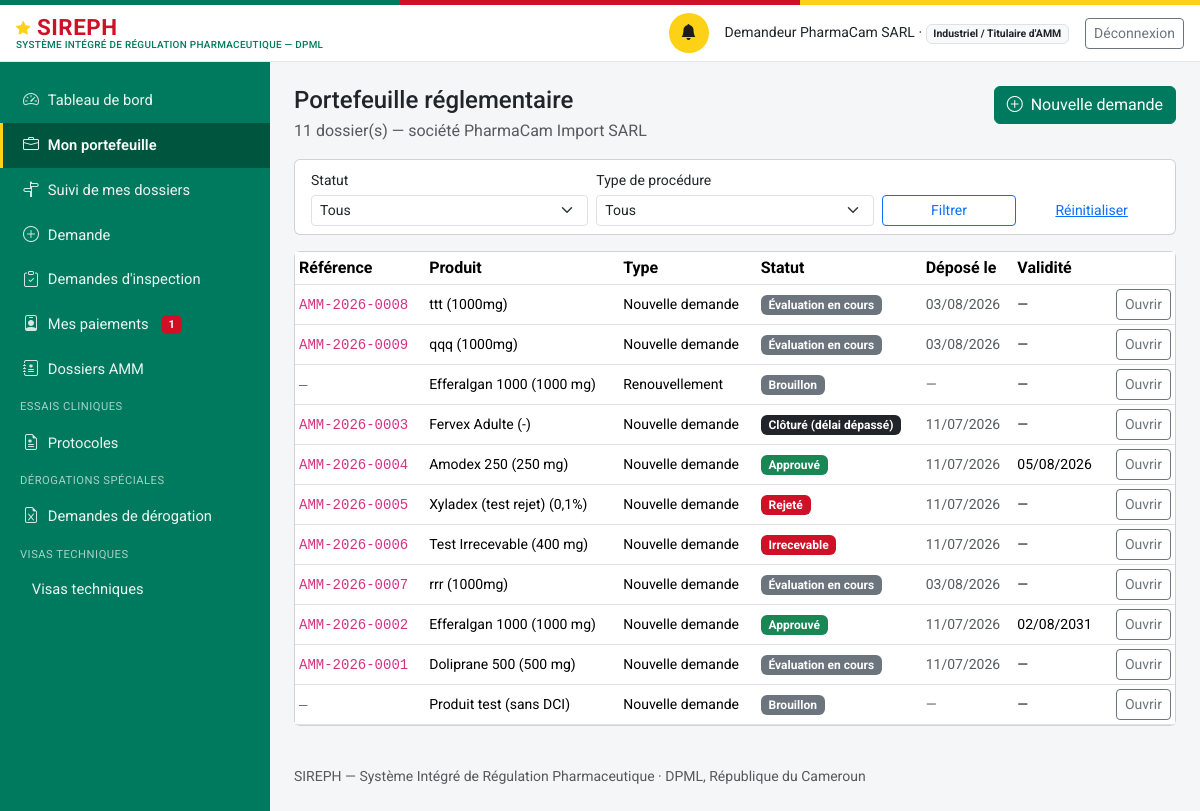
The app's page /industriel/portefeuille (signed in), older data.
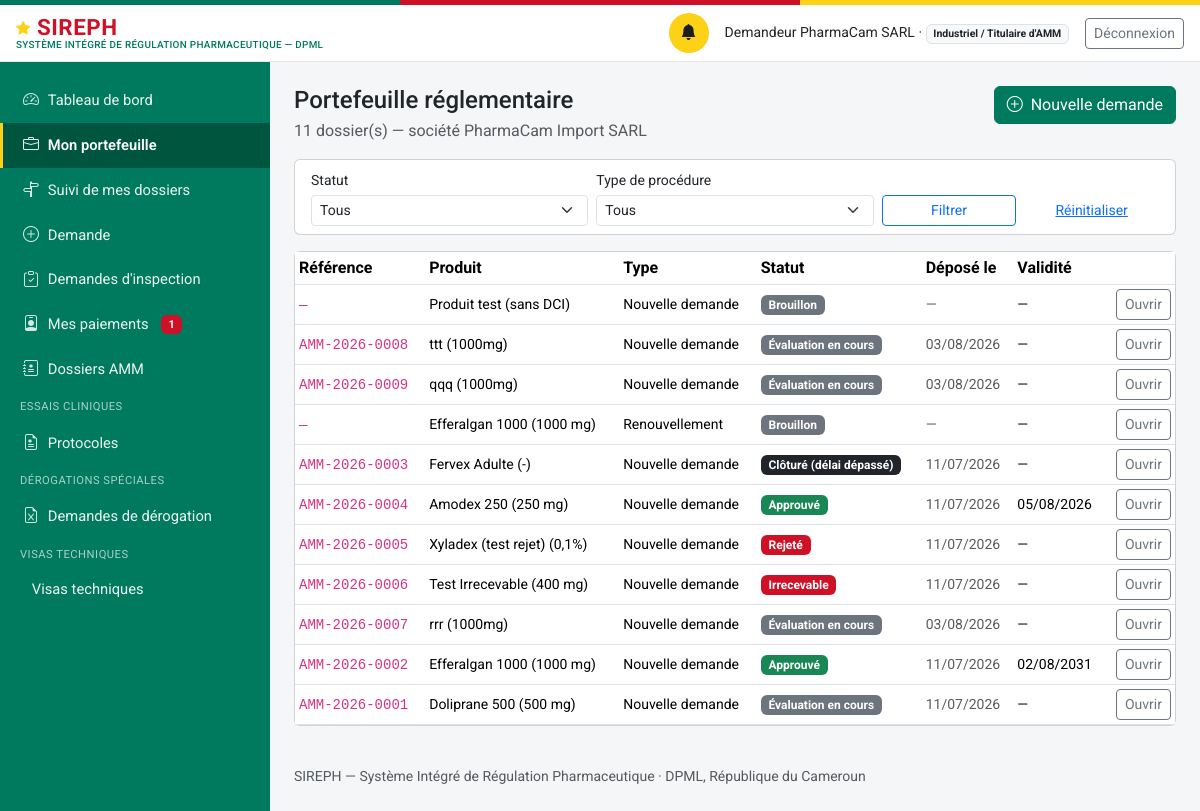
The same page, newer data.
### models.py (models this page shows, shortened)
class DossierAMM(db.Model):
    id = db.Column(db.Integer, primary_key=True)
    numero = db.Column(db.String(30), unique=True, nullable=True)  # AMM-{annee}-{seq4}, attribué au dépôt
    produit_id = db.Column(db.Integer, db.ForeignKey("produit.id"), nullable=False)
    type_procedure = db.Column(db.String(20), nullable=False, default="nouvelle_demande")
    demandeur_id = db.Column(db.Integer, db.ForeignKey("personne.id"), nullable=False)
    statut = db.Column(db.String(30), nullable=False, default="brouillon")
    date_depot = db.Column(db.DateTime, nullable=True)
    date_decision = db.Column(db.DateTime, nullable=True)
    module_ctd_1_json = db.Column(db.Text, default="{}")
    module_ctd_2_json = db.Column(db.Text, default="{}")
    module_ctd_3_json = db.Column(db.Text, default="{}")
    module_ctd_4_json = db.Column(db.Text, default="{}")
    module_ctd_5_json = db.Column(db.Text, default="{}")
    motif_decision = db.Column(db.Text, nullable=True)
    date_validite_amm = db.Column(db.Date, nullable=True)
    date_limite_reponse_complement = db.Column(db.DateTime, nullable=True)
    date_limite_retrait_document = db.Column(db.Date, nullable=True)  # décision favorable uniquement
    checklist_recevabilite = db.Column(db.JSON, default=dict)
    numero_suivi = db.Column(db.String(40), unique=True)
    clock_debut = db.Column(db.DateTime)
    clock_suspendu_depuis = db.Column(db.DateTime)
    clock_total_suspendu_jours = db.Column(db.Integer, default=0)
    representant_local_nom = db.Column(db.String(200), nullable=True)
    representant_local_contact = db.Column(db.String(200), nullable=True)
    date_creation = db.Column(db.DateTime, default=datetime.utcnow)
    date_maj = db.Column(db.DateTime, default=datetime.utcnow, onupdate=datetime.utcnow)
    demandeur = db.relationship("Personne", foreign_keys=[demandeur_id])
    avis = db.relationship("AvisEvaluationMA", backref="dossier", lazy="dynamic",
                            order_by="AvisEvaluationMA.date_creation",
                            cascade="all, delete-orphan")
    module_ctd_1 = property(lambda self: self._ctd_get(1), lambda self, v: self._ctd_set(1, v))
    module_ctd_2 = property(lambda self: self._ctd_get(2), lambda self, v: self._ctd_set(2, v))
    module_ctd_3 = property(lambda self: self._ctd_get(3), lambda self, v: self._ctd_set(3, v))
    module_ctd_4 = property(lambda self: self._ctd_get(4), lambda self, v: self._ctd_set(4, v))
    module_ctd_5 = property(lambda self: self._ctd_get(5), lambda self, v: self._ctd_set(5, v))

class Produit(db.Model):
    id = db.Column(db.Integer, primary_key=True)
    denomination_commune_internationale = db.Column(db.String(300), nullable=False, default="")
    nom_commercial = db.Column(db.String(300), nullable=False, default="")
    forme_pharmaceutique = db.Column(db.String(150), nullable=False, default="")
    dosage = db.Column(db.String(150))
    categorie = db.Column(db.String(30), nullable=False, default="medicament")
    nature = db.Column(db.String(30), nullable=True)
    fabricant_id = db.Column(db.Integer, db.ForeignKey("etablissement.id"), nullable=True)
    titulaire_amm_id = db.Column(db.Integer, db.ForeignKey("etablissement.id"), nullable=True)
    pays_origine = db.Column(db.String(150))
    statut_amm_courant = db.Column(db.String(20), nullable=False, default="aucune")
    date_creation = db.Column(db.DateTime, default=datetime.utcnow)
    est_mitm = db.Column(db.Boolean, nullable=False, default=False)
    disponibilite_declaree = db.Column(db.String(20), nullable=True)  # disponible | rupture
    composition_integrale = db.Column(db.Text, nullable=True)
    classe_therapeutique = db.Column(db.String(300), nullable=True)
    indications_therapeutiques = db.Column(db.Text, nullable=True)
    voie_administration = db.Column(db.String(150), nullable=True)
    duree_stabilite = db.Column(db.String(100), nullable=True)
    prix_grossiste_ht = db.Column(db.Integer, nullable=True)  # XAF, hors taxe
    fabricant = db.relationship("Etablissement", foreign_keys=[fabricant_id])
    titulaire_amm = db.relationship("Etablissement", foreign_keys=[titulaire_amm_id])
    dossiers = db.relationship("DossierAMM", backref="produit", lazy="dynamic",
                                foreign_keys="DossierAMM.produit_id")
    @property
    def libelle(self):
        base = self.nom_commercial or self.denomination_commune_internationale or f"Produit #{self.id}"
        if self.dosage:
            return f"{base} ({self.dosage})"
        return base

### routes_industriel.py (the view)
@bp.route("/portefeuille")
@login_required
def portefeuille():
    u = _verifier_profil()
    statut = request.args.get("statut", "").strip()
    type_proc = request.args.get("type", "").strip()
    q = esp.dossiers_de_la_societe(u)
    if statut:
        q = q.filter(DossierAMM.statut == statut)
    if type_proc:
        q = q.filter(DossierAMM.type_procedure == type_proc)
    return render_template(
        "industriel/portefeuille.html", u=u,
        dossiers=q.order_by(DossierAMM.date_maj.desc()).all(),
        statut=statut, type_proc=type_proc,
        STATUTS=wf.STATUTS, TYPES=wf.TYPES_PROCEDURE)

### auth.py (called while the page is built)
def current_user():
    uid = session.get("user_id")
    if not uid:
        return None
    return db.session.get(Personne, uid)

def login_required(view):
    @wraps(view)
    def wrapped(*a, **kw):
        if not current_user():
            return redirect(url_for("login", next=request.path))
        return view(*a, **kw)
    return wrapped

### espace_industriel.py (called while the page is built)
def personnes_de_la_societe(user):
    if user is None:
        return []
    if not user.etablissement_rattachement_id:
        return [user.id]
    return [p.id for p in Personne.query.filter_by(
        etablissement_rattachement_id=user.etablissement_rattachement_id).all()]

def dossiers_de_la_societe(user):
    return DossierAMM.query.filter(
        DossierAMM.demandeur_id.in_(personnes_de_la_societe(user)))

### models.py (called while the page is built)
    @property
    def role_label(self):
        from permissions import ROLES
        return ROLES.get(self.role_systeme, self.role_systeme)

    @property
    def niveau(self):
        from permissions import niveau
        return niveau(self)

    @property
    def est_externe(self):
        from permissions import est_externe
        return est_externe(self.role_systeme)

### permissions.py (called while the page is built)
def est_externe(role):
    return role in ROLES_EXTERNES

### templates/industriel/portefeuille.html (shortened to what this page needs)
{% extends "base.html" %}
{% block content %}
<div class="d-flex justify-content-between align-items-start flex-wrap gap-2 mb-3">
  <div>
    <h1 class="h4 mb-1">Portefeuille réglementaire</h1>
    <p class="text-muted mb-0">
      {{ dossiers|length }} dossier(s) — société
      {{ u.etablissement.raison_sociale if u.etablissement else u.nom_complet }}
    </p>
  </div>
  <a class="btn btn-primary" href="{{ url_for('industriel.nouvelle_demande') }}">
    <i class="bi bi-plus-circle me-1"></i> Nouvelle demande</a>
</div>
<div class="card mb-3">
  <div class="card-body py-2">
    <form method="get" class="row g-2 align-items-end">
      <div class="col-md-4">
        <label class="form-label small mb-1" for="statut">Statut</label>
        <select class="form-select form-select-sm" id="statut" name="statut">
          <option value="">Tous</option>
        </select>
      </div>
      <div class="col-md-4">
        <label class="form-label small mb-1" for="type">Type de procédure</label>
        <select class="form-select form-select-sm" id="type" name="type">
          <option value="">Tous</option>
        </select>
      </div>
      <div class="col-md-2">
        <button class="btn btn-sm btn-outline-primary w-100">Filtrer</button>
      </div>
      <div class="col-md-2">
        <a class="btn btn-sm btn-link w-100"
           href="{{ url_for('industriel.portefeuille') }}">Réinitialiser</a>
      </div>
    </form>
  </div>
</div>
<div class="card">
  {% if dossiers %}
  <div class="table-responsive">
    <table class="table table-sm mb-0 align-middle">
      <thead><tr>
        <th>Référence</th><th>Produit</th><th>Type</th><th>Statut</th>
        <th>Déposé le</th><th>Validité</th><th></th>
      </tr></thead>
      <tbody>
      {% for d in dossiers %}
        <tr>
          <td><code>{{ d.numero or '—' }}</code></td>
          <td class="small">{{ d.produit.libelle if d.produit else '—' }}</td>
          <td class="small">{{ TYPES.get(d.type_procedure, d.type_procedure) }}</td>
          <td>
            {% if d.statut == 'approuve' %}
              <span class="badge bg-success">{{ STATUTS[d.statut] }}</span>
            {% elif d.statut in ('rejete', 'irrecevable') %}
              <span class="badge bg-danger">{{ STATUTS[d.statut] }}</span>
            {% elif d.statut == 'complement_requis' %}
              <span class="badge bg-warning text-dark">{{ STATUTS[d.statut] }}</span>
            {% elif d.statut == 'cloture_delai_depasse' %}
              <span class="badge bg-dark">{{ STATUTS[d.statut] }}</span>
            {% else %}
              <span class="badge bg-secondary">{{ STATUTS.get(d.statut, d.statut) }}</span>
            {% endif %}
          </td>
          <td class="small text-muted">
            {{ d.date_depot.strftime('%d/%m/%Y') if d.date_depot else '—' }}</td>
          <td class="small">
            {{ d.date_validite_amm.strftime('%d/%m/%Y') if d.date_validite_amm else '—' }}</td>
          <td class="text-end">
            <a class="btn btn-sm btn-outline-secondary" href="/dossiers/{{ d.id }}">
              Ouvrir</a>
          </td>
        </tr>
      {% endfor %}
      </tbody>
    </table>
  </div>
  {% else %}
  <div class="card-body text-muted">Aucun dossier ne correspond à ces critères.</div>
  {% endif %}
</div>
{% endblock %}

Row changes from the older to the newer data that the page shows:
changed DossierAMM "Produit test (sans DCI)": moves up the list
